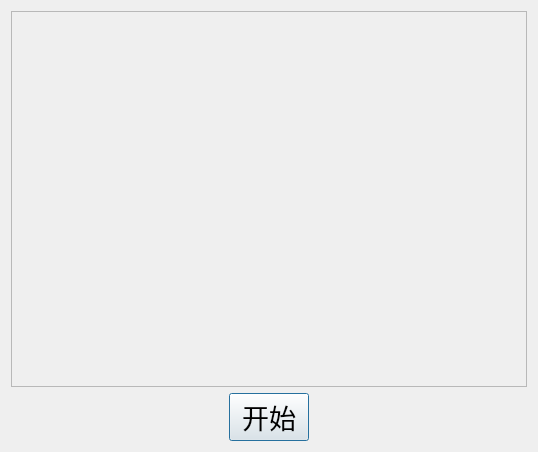
<?xml version="1.0" encoding="UTF-8"?>
<ui version="4.0">
 <class>ErnieDialog</class>
 <widget class="QDialog" name="ErnieDialog">
  <property name="geometry">
   <rect>
    <x>0</x>
    <y>0</y>
    <width>538</width>
    <height>452</height>
   </rect>
  </property>
  <property name="font">
   <font>
    <pointsize>20</pointsize>
   </font>
  </property>
  <property name="windowTitle">
   <string>摇奖机</string>
  </property>
  <layout class="QVBoxLayout" name="verticalLayout">
   <item>
    <widget class="QFrame" name="frame">
     <property name="sizePolicy">
      <sizepolicy hsizetype="Preferred" vsizetype="Expanding">
       <horstretch>0</horstretch>
       <verstretch>0</verstretch>
      </sizepolicy>
     </property>
     <property name="frameShape">
      <enum>QFrame::StyledPanel</enum>
     </property>
     <property name="frameShadow">
      <enum>QFrame::Raised</enum>
     </property>
    </widget>
   </item>
   <item>
    <layout class="QHBoxLayout" name="horizontalLayout">
     <item>
      <spacer name="horizontalSpacer">
       <property name="orientation">
        <enum>Qt::Horizontal</enum>
       </property>
       <property name="sizeHint" stdset="0">
        <size>
         <width>40</width>
         <height>20</height>
        </size>
       </property>
      </spacer>
     </item>
     <item>
      <widget class="QPushButton" name="m_pushBtn">
       <property name="text">
        <string>开始</string>
       </property>
      </widget>
     </item>
     <item>
      <spacer name="horizontalSpacer_2">
       <property name="orientation">
        <enum>Qt::Horizontal</enum>
       </property>
       <property name="sizeHint" stdset="0">
        <size>
         <width>40</width>
         <height>20</height>
        </size>
       </property>
      </spacer>
     </item>
    </layout>
   </item>
  </layout>
 </widget>
 <resources/>
 <connections/>
</ui>
